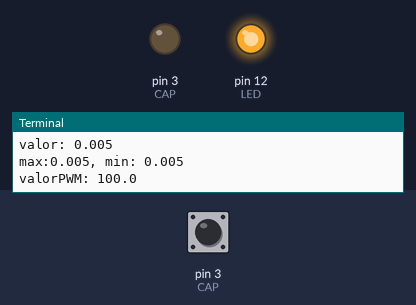
Simulated run of this program. Board: Raspberry Pi (header pin numbers). Parts: output pins drawn as LEDs (lit = HIGH), the last lines printed to the terminal. The inputs (shaded band) are chosen by the test bench; at power-on: pin 3 (CAP) LOW.

Above: at 1.2 s.
1.3 s: pin 3 (CAP) pulsed HIGH 5 times (0.12 s each, 0.3 s apart)
At 2.7 s:
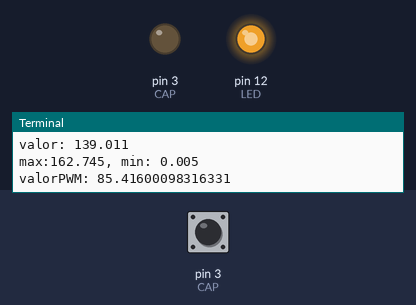
4.3 s: pin 3 (CAP) pulled LOW for 0.2 s
At 5.8 s:
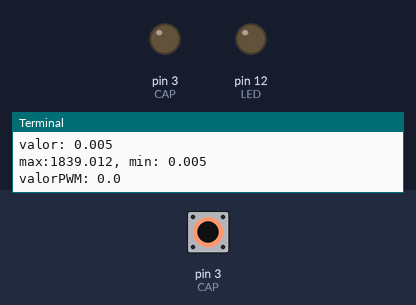
6.1 s: pin 3 (CAP) pulled LOW for 1 s
At 7.19 s:
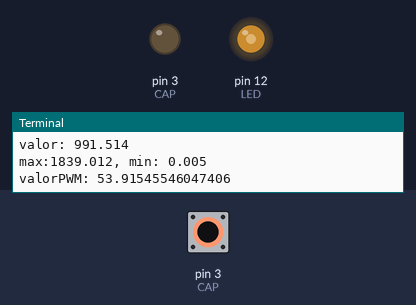
Timing chart, 0 to 9.1 s (numbered marks = the images above; inputs shaded):
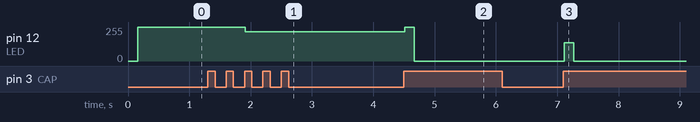

The program:

ldr.py
```python
import RPi.GPIO as GPIO
import time
from numpy import interp
GPIO.setmode(GPIO.BOARD)

LED = 12
CAP = 3
GPIO.setup(CAP,GPIO.IN)
GPIO.setup(LED,GPIO.OUT)

def descarga ():
    GPIO.setup(CAP,GPIO.OUT)
    GPIO.output(CAP,GPIO.LOW)
    time.sleep(0.15)

def carga():
    GPIO.setup(CAP,GPIO.IN)
    tempoInicial = time.time_ns()
    while (GPIO.input(CAP) == GPIO.LOW):
        pass
    tempoFinal = time.time_ns() - tempoInicial
    time.sleep(.01)
    return tempoFinal/1e6

def leituraAnalogica():
    descarga()
    return carga()

maximus = 0
minimus = 1

pwm = GPIO.PWM(LED,100)
pwm.start(0)
while True:
    valor = leituraAnalogica()
    maximus = max(valor,maximus)
    minimus = min(valor,minimus)
    valorPWM = interp(valor,[minimus,maximus],[0,100])
    print(f"valor: {valor}")
    print(f"max:{maximus}, min: {minimus}")
    print(f"valorPWM: {valorPWM}")
    pwm.ChangeDutyCycle(valorPWM)
```

Measured:
- after the input at 1.3 s, pin 12 (LED): 255/255 → 218/255 after 0.61 s
- after the input at 4.3 s, pin 12 (LED): 218/255 → 255/255 after 0.21 s, → 0/255 0.16 s later
- after the input at 6.1 s, pin 12 (LED): 0/255 → 137/255 after 1.0 s, → 0/255 0.16 s later
